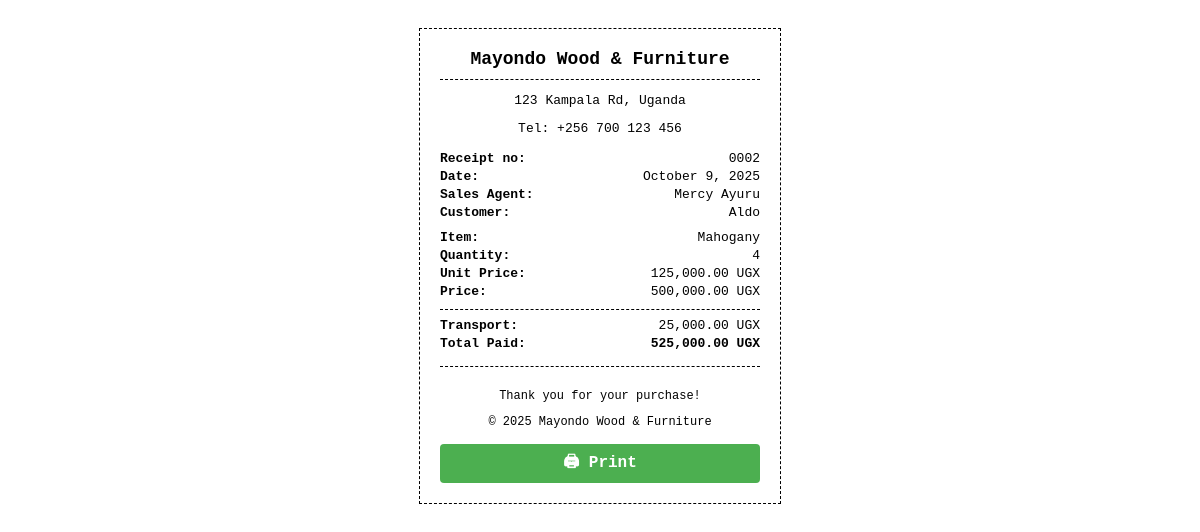
The app's page /print_receipt/2/ (signed in) with its own data.
### mwfapp/models.py (models this page shows, shortened)
class Sale(models.Model):
    PAYMENT_CHOICES = [
        ('Cash', 'Cash'),
        ('Mobile Money', 'Mobile Money'),
        ('Cheque', 'Cheque'),
        ('Bank Transfer', 'Bank Transfer'),
    ]
    STATUS_CHOICES = [
        ('TOTAL', 'Total'),
        ('COMPLETED', 'Completed'),
        ('CANCELLED', 'Cancelled'),
    ]
    stock_item = models.ForeignKey(Stock, on_delete=models.CASCADE, related_name="sales")
    quantity_sold = models.PositiveIntegerField()
    sale_price = models.DecimalField(max_digits=10, decimal_places=0)
    customer_name = models.CharField(max_length=100)
    transport = models.DecimalField(max_digits=10, decimal_places=0, default=0)
    total_price = models.DecimalField(max_digits=10, decimal_places=0, default=0)
    date = models.DateField(default=date.today)
    payment_method = models.CharField(max_length=50, choices=PAYMENT_CHOICES, default='Cash', blank=True)
    sales_agent = models.ForeignKey(settings.AUTH_USER_MODEL, on_delete=models.CASCADE)
    status = models.CharField(max_length=20, choices=STATUS_CHOICES, default='PENDING')

class User(AbstractUser):
    ROLE_CHOICES = [
        ('MANAGER', 'Manager'),
        ('SALES_AGENT', 'Sales Agent'),
    ]
    role = models.CharField(max_length=20, unique=False, choices=ROLE_CHOICES)
    phone = models.CharField(max_length=20, blank=True, null=True)

class Stock(models.Model):
    name = models.CharField(max_length=100)
    type = models.CharField(max_length=50)
    quantity = models.IntegerField()
    category = models.CharField(max_length=50)
    color = models.CharField(max_length=50)
    cost_price = models.DecimalField(max_digits=10, decimal_places=0, default=0)
    selling_price = models.DecimalField(max_digits=10, decimal_places=0)
    supplier = models.CharField(max_length=100)
    date_added = models.DateField(default=timezone.now)

### mwfapp/views.py (the view)
# urls.py: path("print_receipt/<int:sale_id>/", views.print_receipt, name="print_receipt"),
@login_required(login_url="/login/")
def print_receipt(request, sale_id):
    sale = get_object_or_404(Sale, id=sale_id)
    unit_price = sale.sale_price / sale.quantity_sold  # Calculate unit price
    line_total = sale.quantity_sold * unit_price
    total_paid = line_total + (sale.transport or Decimal("0"))
    context = {
        "sale": sale,
        "unit_price": unit_price,
        "total_paid": total_paid,
    }
    return render(request, "receipt.html", context)

### mwfapp/templates/receipt.html (shortened to what this page needs)
{% load static %}
{% load humanize %}
<!DOCTYPE html>
<html lang="en">
<head>
</head>
<body>
  <div class="receipt">
    <h2>Mayondo Wood & Furniture</h2>
    <div class="company">
      <p>123 Kampala Rd, Uganda</p>
      <p>Tel: +256 700 123 456</p>
    </div>
    <div class="info">
      <p><b>Receipt no:</b> <span>{{ sale.id|stringformat:"04d" }}</span></p>
      <p><b>Date:</b> <span>{{ sale.date|date:"F j, Y" }}</span></p>
      <p><b>Sales Agent:</b> <span>{{ sale.sales_agent.get_full_name|default:"Staff" }}</span></p>
      <p><b>Customer:</b> <span>{{ sale.customer_name }}</span></p>
    </div>
    <div class="items">
      <p><b>Item:</b> <span>{{ sale.stock_item.name }}</span></p>
      <p><b>Quantity:</b> <span>{{ sale.quantity_sold }}</span></p>
      <p><b>Unit Price:</b> <span>{{ unit_price|floatformat:2|intcomma }} UGX</span></p>
      <p><b>Price:</b> <span>{{ sale.sale_price|floatformat:2|intcomma }} UGX</span></p>
    </div>
    <div class="totals">
      <p><b>Transport:</b> <span>{{ sale.transport|floatformat:2|intcomma }} UGX</span></p>
      <p><b>Total Paid:</b> <span><b>{{ sale.total_price|floatformat:2|intcomma }} UGX</b></span></p>
    </div>
    <div class="footer">
      <p>Thank you for your purchase!</p>
      <p>&copy; {% now "Y" %} Mayondo Wood & Furniture</p>
    </div>
    <a href="#" onclick="window.print();" class="btn-print">🖨 Print</a>
  </div>
</body>
</html>

### mwfapp/templates/receipt.html (style rules this page uses)
body { font-family: monospace, Arial, sans-serif; background: #fff; padding: 20px; color: #000; }
.receipt { width: 320px; margin: auto; border: 1px dashed #000; padding: 20px; }
.receipt h2 { text-align: center; margin: 0; font-size: 18px; border-bottom: 1px dashed #000; padding-bottom: 10px; }
.company { text-align: center; font-size: 13px; margin-bottom: 15px; }
.info, .items, .totals { font-size: 13px; margin-bottom: 10px; }
.info p, .items p, .totals p { margin: 3px 0; display: flex; justify-content: space-between; }
.totals { border-top: 1px dashed #000; padding-top: 5px; margin-top: 10px; }
.footer { text-align: center; font-size: 12px; margin-top: 15px; border-top: 1px dashed #000; padding-top: 10px; }
.btn-print { display: block; text-align: center; margin-top: 15px; padding: 6px; background: #4CAF50; color: #fff; text-decoration: none; border-radius: 4px; font-weight: bold; }

### records on screen
Sale: id "0002", date "October 9, 2025", sales_agent.get_full_name "Mercy Ayuru", customer_name "Aldo", stock_item.name "Mahogany", quantity_sold "4", sale_price "500,000.00", transport "25,000.00", total_price "525,000.00"

### other values on screen
{{ unit_price|floatformat:2|intcomma }} "125,000.00"
